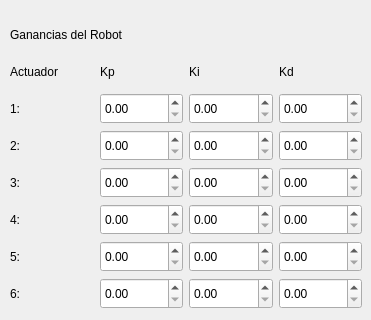
      <widget class="QWidget" name="Input">
       <widget class="QWidget" name="gridLayoutWidget_2">
        <property name="geometry">
         <rect>
          <x>10</x>
          <y>20</y>
          <width>352</width>
          <height>291</height>
         </rect>
        </property>
        <layout class="QGridLayout" name="GridGainsLabels">
         <item row="3" column="3">
          <widget class="QDoubleSpinBox" name="kd2SB">
           <property name="minimumSize">
            <size>
             <width>83</width>
             <height>31</height>
            </size>
           </property>
           <property name="maximumSize">
            <size>
             <width>16777215</width>
             <height>31</height>
            </size>
           </property>
          </widget>
         </item>
         <item row="3" column="0">
          <widget class="QLabel" name="label_12">
           <property name="minimumSize">
            <size>
             <width>83</width>
             <height>31</height>
            </size>
           </property>
           <property name="maximumSize">
            <size>
             <width>16777215</width>
             <height>31</height>
            </size>
           </property>
           <property name="text">
            <string>2:</string>
           </property>
          </widget>
         </item>
         <item row="2" column="2">
          <widget class="QDoubleSpinBox" name="ki1SB">
           <property name="minimumSize">
            <size>
             <width>83</width>
             <height>31</height>
            </size>
           </property>
           <property name="maximumSize">
            <size>
             <width>16777215</width>
             <height>31</height>
            </size>
           </property>
          </widget>
         </item>
         <item row="7" column="0">
          <widget class="QLabel" name="label_17">
           <property name="minimumSize">
            <size>
             <width>83</width>
             <height>31</height>
            </size>
           </property>
           <property name="maximumSize">
            <size>
             <width>16777215</width>
             <height>31</height>
            </size>
           </property>
           <property name="text">
            <string>6:</string>
           </property>
          </widget>
         </item>
         <item row="5" column="1">
          <widget class="QDoubleSpinBox" name="kp4SB">
           <property name="minimumSize">
            <size>
             <width>83</width>
             <height>31</height>
            </size>
           </property>
           <property name="maximumSize">
            <size>
             <width>16777215</width>
             <height>31</height>
            </size>
           </property>
          </widget>
         </item>
         <item row="5" column="2">
          <widget class="QDoubleSpinBox" name="ki4SB">
           <property name="minimumSize">
            <size>
             <width>83</width>
             <height>31</height>
            </size>
           </property>
           <property name="maximumSize">
            <size>
             <width>16777215</width>
             <height>31</height>
            </size>
           </property>
          </widget>
         </item>
         <item row="6" column="0">
          <widget class="QLabel" name="label_18">
           <property name="minimumSize">
            <size>
             <width>83</width>
             <height>31</height>
            </size>
           </property>
           <property name="maximumSize">
            <size>
             <width>16777215</width>
             <height>31</height>
            </size>
           </property>
           <property name="text">
            <string>5:</string>
           </property>
          </widget>
         </item>
         <item row="6" column="3">
          <widget class="QDoubleSpinBox" name="kd5SB">
           <property name="minimumSize">
            <size>
             <width>83</width>
             <height>31</height>
            </size>
           </property>
           <property name="maximumSize">
            <size>
             <width>16777215</width>
             <height>31</height>
            </size>
           </property>
          </widget>
         </item>
         <item row="6" column="1">
          <widget class="QDoubleSpinBox" name="kp5SB">
           <property name="minimumSize">
            <size>
             <width>83</width>
             <height>31</height>
            </size>
           </property>
           <property name="maximumSize">
            <size>
             <width>16777215</width>
             <height>31</height>
            </size>
           </property>
          </widget>
         </item>
         <item row="3" column="2">
          <widget class="QDoubleSpinBox" name="ki2SB">
           <property name="minimumSize">
            <size>
             <width>83</width>
             <height>31</height>
            </size>
           </property>
           <property name="maximumSize">
            <size>
             <width>16777215</width>
             <height>31</height>
            </size>
           </property>
          </widget>
         </item>
         <item row="1" column="2">
          <widget class="QLabel" name="label_Ki_2">
           <property name="minimumSize">
            <size>
             <width>83</width>
             <height>31</height>
            </size>
           </property>
           <property name="maximumSize">
            <size>
             <width>16777215</width>
             <height>31</height>
            </size>
           </property>
           <property name="text">
            <string>Ki</string>
           </property>
          </widget>
         </item>
         <item row="7" column="1">
          <widget class="QDoubleSpinBox" name="kp6SB">
           <property name="minimumSize">
            <size>
             <width>83</width>
             <height>31</height>
            </size>
           </property>
           <property name="maximumSize">
            <size>
             <width>16777215</width>
             <height>31</height>
            </size>
           </property>
          </widget>
         </item>
         <item row="2" column="1">
          <widget class="QDoubleSpinBox" name="kp1SB">
           <property name="minimumSize">
            <size>
             <width>83</width>
             <height>31</height>
            </size>
           </property>
           <property name="maximumSize">
            <size>
             <width>16777215</width>
             <height>31</height>
            </size>
           </property>
          </widget>
         </item>
         <item row="2" column="3">
          <widget class="QDoubleSpinBox" name="kd1SB">
           <property name="minimumSize">
            <size>
             <width>83</width>
             <height>31</height>
            </size>
           </property>
           <property name="maximumSize">
            <size>
             <width>16777215</width>
             <height>31</height>
            </size>
           </property>
          </widget>
         </item>
         <item row="2" column="0">
          <widget class="QLabel" name="label_11">
           <property name="minimumSize">
            <size>
             <width>83</width>
             <height>31</height>
            </size>
           </property>
           <property name="maximumSize">
            <size>
             <width>16777215</width>
             <height>31</height>
            </size>
           </property>
           <property name="text">
            <string>1:</string>
           </property>
          </widget>
         </item>
         <item row="4" column="0">
          <widget class="QLabel" name="label_14">
           <property name="minimumSize">
            <size>
             <width>83</width>
             <height>31</height>
            </size>
           </property>
           <property name="maximumSize">
            <size>
             <width>16777215</width>
             <height>31</height>
            </size>
           </property>
           <property name="text">
            <string>3:</string>
           </property>
          </widget>
         </item>
         <item row="1" column="1">
          <widget class="QLabel" name="label_Kp_2">
           <property name="minimumSize">
            <size>
             <width>83</width>
             <height>31</height>
            </size>
           </property>
           <property name="maximumSize">
            <size>
             <width>16777215</width>
             <height>31</height>
            </size>
           </property>
           <property name="text">
            <string>Kp</string>
           </property>
          </widget>
         </item>
         <item row="5" column="0">
          <widget class="QLabel" name="label_13">
           <property name="minimumSize">
            <size>
             <width>83</width>
             <height>31</height>
            </size>
           </property>
           <property name="maximumSize">
            <size>
             <width>16777215</width>
             <height>31</height>
            </size>
           </property>
           <property name="text">
            <string>4:</string>
           </property>
          </widget>
         </item>
         <item row="7" column="2">
          <widget class="QDoubleSpinBox" name="ki6SB">
           <property name="minimumSize">
            <size>
             <width>83</width>
             <height>31</height>
            </size>
           </property>
           <property name="maximumSize">
            <size>
             <width>16777215</width>
             <height>31</height>
            </size>
           </property>
          </widget>
         </item>
         <item row="5" column="3">
          <widget class="QDoubleSpinBox" name="kd4SB">
           <property name="minimumSize">
            <size>
             <width>83</width>
             <height>31</height>
            </size>
           </property>
           <property name="maximumSize">
            <size>
             <width>16777215</width>
             <height>31</height>
            </size>
           </property>
          </widget>
         </item>
         <item row="4" column="1">
          <widget class="QDoubleSpinBox" name="kp3SB">
           <property name="minimumSize">
            <size>
             <width>83</width>
             <height>31</height>
            </size>
           </property>
           <property name="maximumSize">
            <size>
             <width>16777215</width>
             <height>31</height>
            </size>
           </property>
          </widget>
         </item>
         <item row="1" column="3">
          <widget class="QLabel" name="label_Kd_2">
           <property name="minimumSize">
            <size>
             <width>83</width>
             <height>31</height>
            </size>
           </property>
           <property name="maximumSize">
            <size>
             <width>16777215</width>
             <height>31</height>
            </size>
           </property>
           <property name="text">
            <string>Kd</string>
           </property>
          </widget>
         </item>
         <item row="4" column="2">
          <widget class="QDoubleSpinBox" name="ki3SB">
           <property name="minimumSize">
            <size>
             <width>83</width>
             <height>31</height>
            </size>
           </property>
           <property name="maximumSize">
            <size>
             <width>16777215</width>
             <height>31</height>
            </size>
           </property>
          </widget>
         </item>
         <item row="4" column="3">
          <widget class="QDoubleSpinBox" name="kd3SB">
           <property name="minimumSize">
            <size>
             <width>83</width>
             <height>31</height>
            </size>
           </property>
           <property name="maximumSize">
            <size>
             <width>16777215</width>
             <height>31</height>
            </size>
           </property>
          </widget>
         </item>
         <item row="3" column="1">
          <widget class="QDoubleSpinBox" name="kp2SB">
           <property name="minimumSize">
            <size>
             <width>83</width>
             <height>31</height>
            </size>
           </property>
           <property name="maximumSize">
            <size>
             <width>16777215</width>
             <height>31</height>
            </size>
           </property>
          </widget>
         </item>
         <item row="1" column="0">
          <widget class="QLabel" name="label_19">
           <property name="minimumSize">
            <size>
             <width>83</width>
             <height>31</height>
            </size>
           </property>
           <property name="maximumSize">
            <size>
             <width>16777215</width>
             <height>31</height>
            </size>
           </property>
           <property name="text">
            <string>Actuador</string>
           </property>
          </widget>
         </item>
         <item row="7" column="3">
          <widget class="QDoubleSpinBox" name="kd6SB">
           <property name="minimumSize">
            <size>
             <width>83</width>
             <height>31</height>
            </size>
           </property>
           <property name="maximumSize">
            <size>
             <width>16777215</width>
             <height>31</height>
            </size>
           </property>
          </widget>
         </item>
         <item row="6" column="2">
          <widget class="QDoubleSpinBox" name="ki5SB">
           <property name="minimumSize">
            <size>
             <width>83</width>
             <height>31</height>
            </size>
           </property>
           <property name="maximumSize">
            <size>
             <width>16777215</width>
             <height>31</height>
            </size>
           </property>
          </widget>
         </item>
         <item row="0" column="0" colspan="4">
          <widget class="QLabel" name="label_98">
           <property name="minimumSize">
            <size>
             <width>0</width>
             <height>30</height>
            </size>
           </property>
           <property name="maximumSize">
            <size>
             <width>16777215</width>
             <height>30</height>
            </size>
           </property>
           <property name="text">
            <string>Ganancias del Robot</string>
           </property>
          </widget>
         </item>
        </layout>
       </widget>
      </widget>
